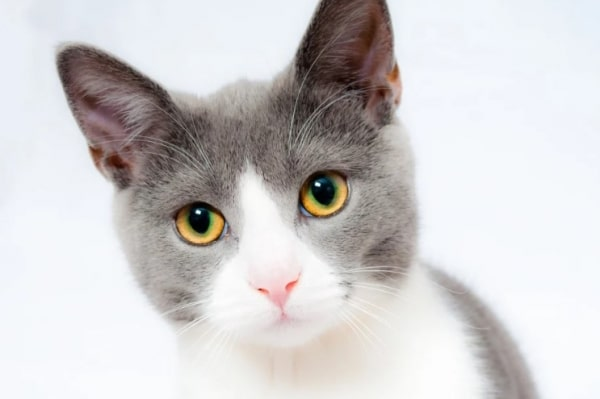
#> input picture 6. 이미지 다루기 및 데이터셋 구축/2022-12-06 OpenCV를 이용해 이미지 처리하기/jgm.jpg, 600 x 399 px
$ python ex_05.py
#> lines starting #> are read from the running program, lines starting #| are printed output that depends on the picture; after the words box and inside, x2 and y2 are one past the last pixel; in counts of white or black regions, pixels touching at a corner belong together
### 6. 이미지 다루기 및 데이터셋 구축/2022-12-06 OpenCV를 이용해 이미지 처리하기/utils.py
import cv2

def image_show(image):
    cv2.imshow("show", image)
    cv2.waitKey(0)

### 6. 이미지 다루기 및 데이터셋 구축/2022-12-06 OpenCV를 이용해 이미지 처리하기/ex_05.py
# 이미지 이진화(임계처리)(+적응적 이진화)
import cv2
from utils import image_show

# 이미지 경로 지정
image_path = "./jgm.jpg"

# 이미지 이진화
image_gray = cv2.imread(image_path, cv2.IMREAD_GRAYSCALE)
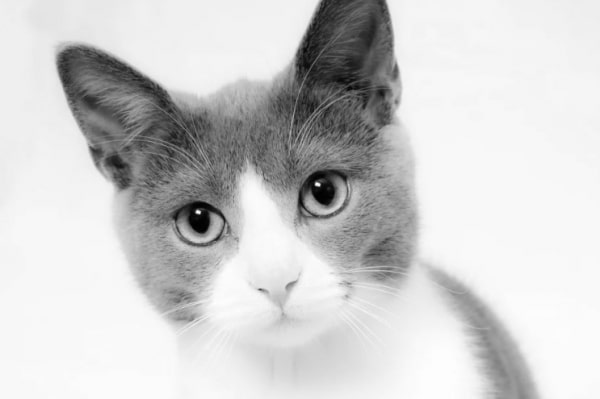
#> image_gray: shape (399, 600); min 0, max 255, mean 206.2
max_output_value = 255 # 0~255 값을 가지는 그레이스케일 특성
neighborhood_size = 55 # 구조상 짝수 불가능(?)
subtract_from_mean = 5 # 값 높이면 검정색이 많이 죽어버림 --> 새하얘짐

image_binary = cv2.adaptiveThreshold(image_gray, max_output_value,
                                    cv2.ADAPTIVE_THRESH_GAUSSIAN_C,
                                    cv2.THRESH_BINARY, neighborhood_size,
                                    subtract_from_mean)
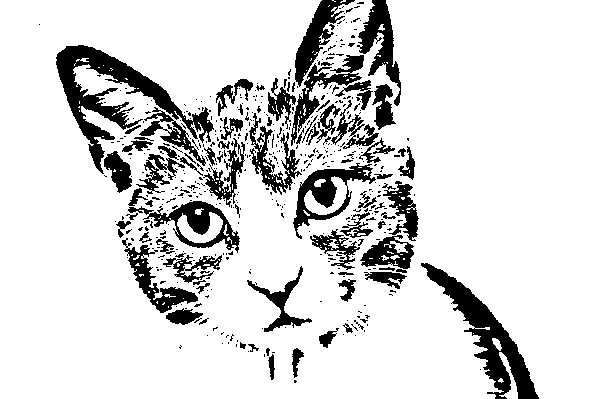
#> image_binary: shape (399, 600); 84.8% white; 494 black regions (414 under 20 px), largest, box (x1, y1, x2, y2) and area: (56, 45, 214, 174) 5114, (421, 263, 539, 399) 3995, (293, 163, 376, 239) 1939
                                    # THRESH_BINARY_INV 넣으면 흑백 반전됨
image_show(image_binary)

$ run again, with 6. 이미지 다루기 및 데이터셋 구축/2022-12-06 OpenCV를 이용해 이미지 처리하기/test01.jpg copied over 6. 이미지 다루기 및 데이터셋 구축/2022-12-06 OpenCV를 이용해 이미지 처리하기/jgm.jpg
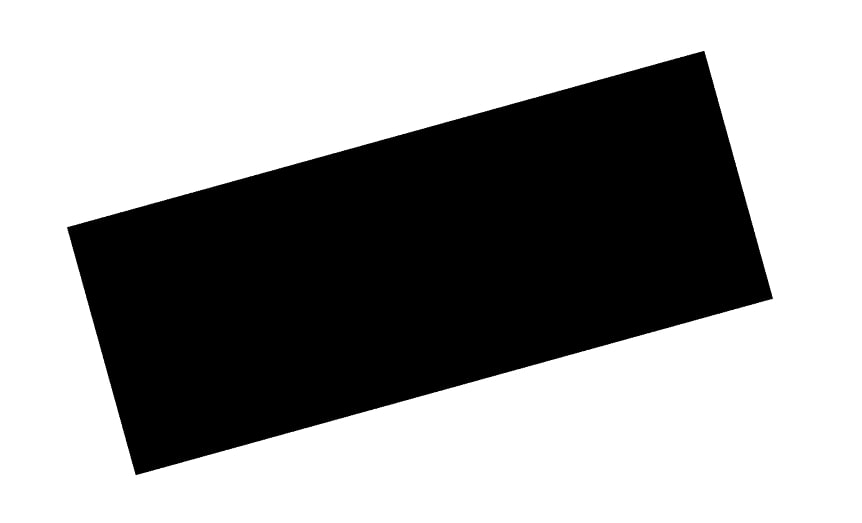
#> input picture 6. 이미지 다루기 및 데이터셋 구축/2022-12-06 OpenCV를 이용해 이미지 처리하기/test01.jpg, 862 x 523 px
#> image_gray is the input picture: shape (523, 862); min 0, max 255, mean 158.8
#> `image_binary = cv2.adaptiveThreshold(image_gray, max_output_value, cv2..`:
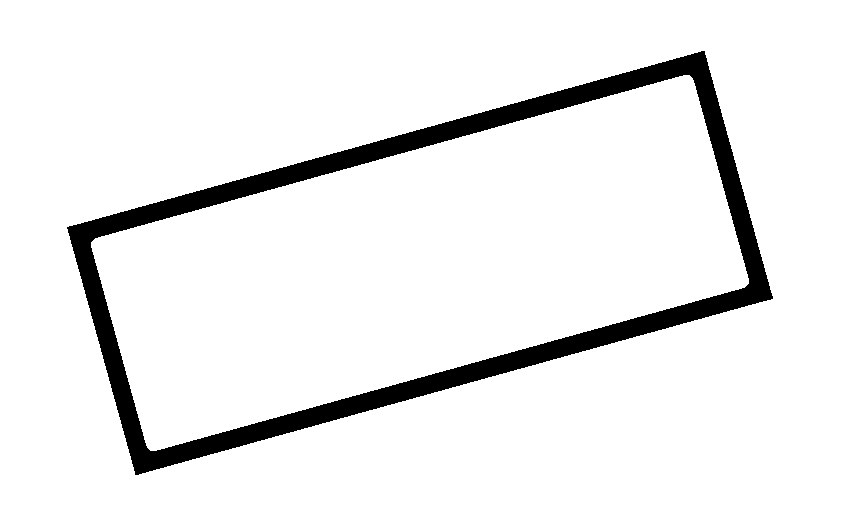
#> image_binary: shape (523, 862); 92.9% white; 1 black region, box (x1, y1, x2, y2) and area: (67, 51, 773, 475) 31888
